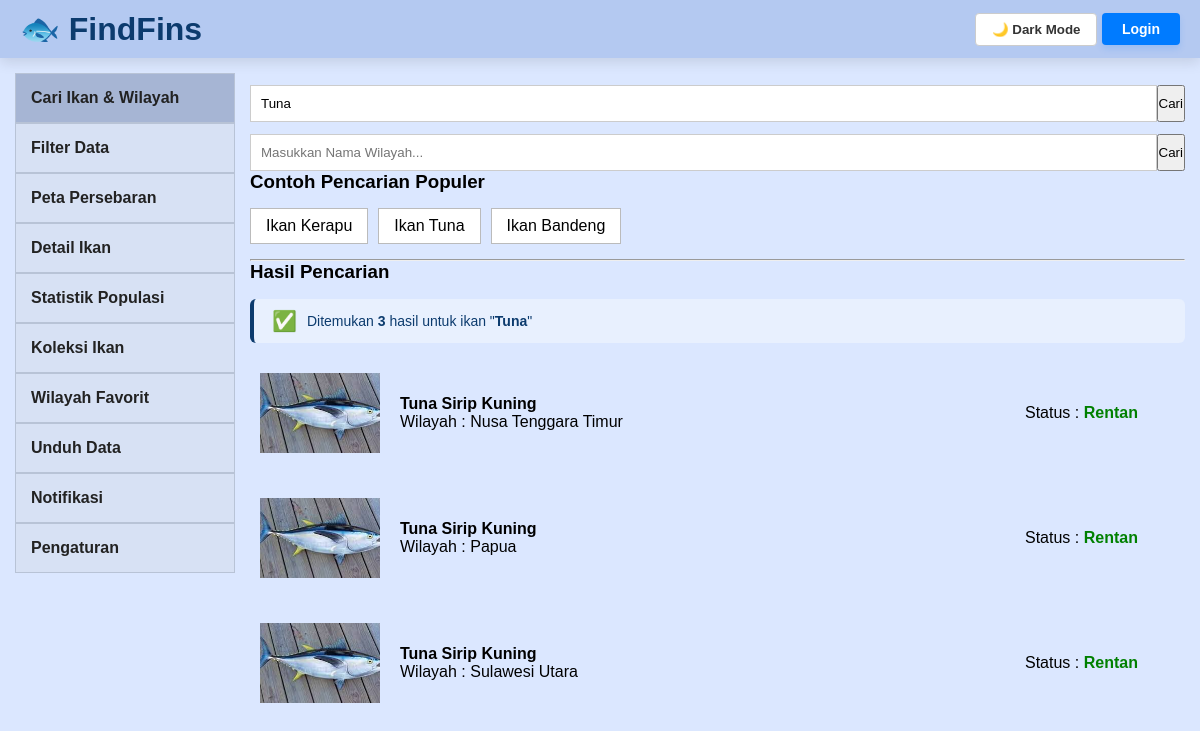
/pages/search.php?fish=Tuna, run on the app's committed database.
### tables this page shows
CREATE TABLE MsFishDetail (
    fish_id             INT AUTO_INCREMENT PRIMARY KEY,
    fish_name           VARCHAR(100) NOT NULL,
    phylum              VARCHAR(100) DEFAULT NULL,
    class_name          VARCHAR(100) DEFAULT NULL,
    order_name          VARCHAR(100) DEFAULT NULL,
    family              VARCHAR(100) DEFAULT NULL,
    genus               VARCHAR(100) DEFAULT NULL,
    habitat             VARCHAR(100) DEFAULT NULL,
    size_info           VARCHAR(150) DEFAULT NULL,
    food                VARCHAR(150) DEFAULT NULL,
    conservation_status enum('Aman','Rentan','Terancam','Kritis') DEFAULT 'Aman',
    fish_image          VARCHAR(255) DEFAULT NULL
);

### pages/search.php (the view, shortened to what this page needs)
<?php
    $currentPage = 'search';
?>
<?php
    require_once "../config/db.php";
    $keywordFish = $_GET['fish'] ?? '';
    $keywordRegion = $_GET['region'] ?? '';
    $sql = "
    SELECT DISTINCT
        f.fish_id,
        f.fish_name,
        f.fish_image,
        f.conservation_status,
        r.region_name
    FROM MsFishDetail f
    JOIN MsFishGeo g
    ON f.fish_id = g.fish_id
    JOIN MsRegion r
    ON g.region_id = r.region_id
    WHERE 1=1
    ";
    if($keywordFish != '')
    {
        $sql .= " AND f.fish_name LIKE '%".mysqli_real_escape_string($conn,$keywordFish)."%'";
    }
    $result = mysqli_query($conn,$sql);
    $isSearching = ($keywordFish != '' || $keywordRegion != '');
    $rowCount = $isSearching ? mysqli_num_rows($result) : 0;
?>
<!DOCTYPE html>
<html lang="en">
<head>
    <link rel="stylesheet" href="../assets/css/search.css">
</head>
<body>
    <div class="topbar">
        <div class="logo">
            <a href="../index.php">🐟 FindFins</a>
        </div>
        <div class="topbar-right">
            <button id="darkModeBtn">
            </button>
            <?php if (isset($_SESSION['username'])): ?>
                <span class="user-greeting">
                    Halo, <?= htmlspecialchars($_SESSION['username']) ?>
                </span>
            <?php else: ?>
                <a href="../login.php" class="btn-login">
                    Login
                </a>
            <?php endif; ?>
        </div>
    </div>
    <div class="page-container">
            <aside class="sidebar">
            <a href="search.php" class="<?= $currentPage == 'search' ? 'active' : '' ?>">Cari Ikan & Wilayah</a>
            <a href="filter.php" class="<?= $currentPage == 'filter' ? 'active' : '' ?>">Filter Data</a>
            <a href="peta.php" class="<?= $currentPage == 'peta' ? 'active' : '' ?>">Peta Persebaran</a>
            <a href="detail.php" class="<?= $currentPage == 'detail' ? 'active' : '' ?>">Detail Ikan</a>
            <a href="population.php" class="<?= $currentPage == 'population' ? 'active' : '' ?>">Statistik Populasi</a>
            <a href="collection.php" class="<?= $currentPage == 'collection' ? 'active' : '' ?>">Koleksi Ikan</a>
            <a href="favorite.php" class="<?= $currentPage == 'favorite' ? 'active' : '' ?>">Wilayah Favorit</a>
            <a href="download.php" class="<?= $currentPage == 'download' ? 'active' : '' ?>">Unduh Data</a>
            <a href="notification.php" class="<?= $currentPage == 'notification' ? 'active' : '' ?>">Notifikasi</a>
            <a href="setting.php" class="<?= $currentPage == 'setting' ? 'active' : '' ?>">Pengaturan</a>
        </aside>
    <div class="content">
    <form method="GET" id="searchForm">
        <div class="search-row">
            <input
                type="text"
                name="fish"
                placeholder="Masukkan Nama Ikan..."
                value="<?= htmlspecialchars($keywordFish) ?>">
            <button type="submit">
                Cari
            </button>
        </div>
        <div class="search-row">
            <input
                type="text"
                name="region"
                placeholder="Masukkan Nama Wilayah..."
                value="<?= htmlspecialchars($keywordRegion) ?>">
            <button type="submit">
                Cari
            </button>
        </div>
    </form>
    <h3>Contoh Pencarian Populer</h3>
    <div class="popular-search">
        <a href="?fish=Kerapu">Ikan Kerapu</a>
        <a href="?fish=Tuna">Ikan Tuna</a>
        <a href="?fish=Bandeng">Ikan Bandeng</a>
    </div>
    <hr>
    <h3>Hasil Pencarian</h3>
    <?php if ($isSearching): ?>
        <?php if ($rowCount > 0): ?>
            <div class="search-info-banner">
                <span class="banner-icon">✅</span>
                <span>Ditemukan <strong><?= $rowCount ?></strong> hasil untuk
                    <?php if ($keywordFish): ?> ikan "<strong><?= htmlspecialchars($keywordFish) ?></strong>"<?php endif; ?>
                </span>
            </div>
        <?php endif; ?>
    <?php endif; ?>
    <?php while($row = mysqli_fetch_assoc($result)): ?>
    <div class="fish-card">
        <img
            src="../<?= $row['fish_image'] ?>"
            alt="<?= $row['fish_name'] ?>">
        <div class="fish-info">
            <h4><?= $row['fish_name'] ?></h4>
            <p>
                Wilayah :
                <?= $row['region_name'] ?>
            </p>
        </div>
        <div class="fish-status">
            Status :
            <span>
                <?= $row['conservation_status'] ?>
            </span>
        </div>
    </div>
    <?php endwhile; ?>
            </div>
    </div>
</body>
</html>

### assets/css/search.css (style rules this page uses)
* { margin:0; padding:0; box-sizing:border-box; font-family:Arial, sans-serif; }
body { background: #dbe7ff; font-family: Arial, sans-serif; transition: background 0.3s, color 0.3s; margin: 0; }
.page-container { display: flex; padding: 15px; }
.sidebar { width: 220px; }
.sidebar a { display: block; padding: 15px; text-decoration: none; color: #222; border: 1px solid #b8c3d6; background: #d7e1f4; font-weight: bold; }
.active { background: #A6B5D4 !important; }
.content { flex: 1; margin-left: 15px; }
.topbar { display: flex; justify-content: space-between; align-items: center; background: #b4c9f1; padding: 10px 20px; box-shadow: 0 5px 12px rgba(0, 0, 0, 0.1); }
.logo { font-size: 32px; font-weight: 800; color: #0c3b6e; }
.logo a { text-decoration: none; color: #0c3b6e; }
.search-row { display: flex; margin-top: 12px; }
.search-row input { flex: 1; padding: 10px; border: 1px solid #ccc; }
.btn-login { display: inline-block; background-color: #007bff; color: white; text-decoration: none; padding: 8px 20px; border-radius: 4px; font-weight: bold; font-size: 14px; box-shadow: 0 4px 6px rgba(0, 123, 255, 0.15); transition: background-color 0.2s; }
.popular-search { display: flex; gap: 10px; margin: 15px 0; }
.popular-search a { text-decoration: none; color: black; background: white; border: 1px solid #bbb; padding: 8px 15px; }
.fish-card { display: flex; align-items: center; gap: 20px; margin-bottom: 25px; padding: 10px; border-radius: 5px; }
.fish-card img { width: 120px; height: 80px; object-fit: cover; }
.fish-info { flex: 1; }
.fish-status { min-width: 150px; }
.fish-status span { color: green; font-weight: bold; }
#darkModeBtn { background: #fff; color: #333; border: 1px solid #ccc; padding: 8px 16px; border-radius: 4px; cursor: pointer; font-weight: bold; }

### pages/search.php (style rules this page uses)
.search-info-banner { display: flex; align-items: center; gap: 10px; background: #e8f0fe; border-left: 4px solid #0c3b6e; border-radius: 6px; padding: 12px 18px; margin: 16px 0 8px; font-size: 14px; color: #0c3b6e; }
.search-info-banner .banner-icon { font-size: 20px; line-height: 1; }

### data on the page
msfishdetail: fish_image (picture), fish_name "Tuna Sirip Kuning", region_name "Nusa Tenggara Timur", conservation_status "Rentan", region_name "Papua", region_name "Sulawesi Utara"

### other printed values
$rowCount "3"
$keywordFish "Tuna"
